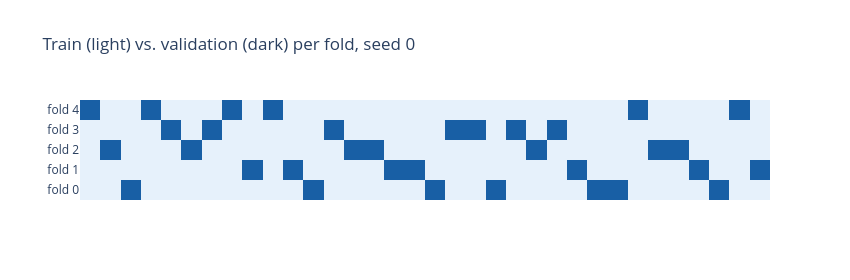

The cell this chart's notebook holds for it:
### Markdown cell above
**What the 5 folds actually look like**, for seed 0 (every architecture reuses these same splits, which is what makes the paired test in Section 8 valid):

### Code cell
fold_map = np.full((N_FOLDS, X.shape[0]), "train", dtype=object)
kf0 = KFold(n_splits=N_FOLDS, shuffle=True, random_state=SEEDS[0])
for fold_i, (tr_idx, va_idx) in enumerate(kf0.split(X)):
    fold_map[fold_i, va_idx] = "validation"

z = (fold_map == "validation").astype(int)
fig = go.Figure(go.Heatmap(
    z=z, x=[f"pt {i}" for i in range(X.shape[0])], y=[f"fold {i}" for i in range(N_FOLDS)],
    colorscale=[[0, "#E6F1FB"], [1, "#185FA5"]], showscale=False,
))
fig.update_layout(title="Train (light) vs. validation (dark) per fold, seed 0",
                   width=850, height=280, xaxis_showticklabels=False)
fig.show()

### Figure 1 — Plotly figure (JSON) as saved in the notebook; plotly's stock layout.template omitted (floating-point values rounded to 4 significant figures; data arrays with more than 128 entries replaced by an {"elided": "..."} marker saying what was removed)
{"data": [{"colorscale": [[0, "#E6F1FB"], [1, "#185FA5"]], "showscale": false, "type": "heatmap", "x": ["pt 0", "pt 1", "pt 2", "pt 3", "pt 4", "pt 5", "pt 6", "pt 7", "pt 8", "pt 9", "pt 10", "pt 11", "pt 12", "pt 13", "pt 14", "pt 15", "pt 16", "pt 17", "pt 18", "pt 19", "pt 20", "pt 21", "pt 22", "pt 23", "pt 24", "pt 25", "pt 26", "pt 27", "pt 28", "pt 29", "pt 30", "pt 31", "pt 32", "pt 33"], "y": ["fold 0", "fold 1", "fold 2", "fold 3", "fold 4"], "z": {"elided": "5x34 int values"}}], "layout": {"height": 280, "title": {"text": "Train (light) vs. validation (dark) per fold, seed 0"}, "width": 850, "xaxis": {"showticklabels": false}}}
